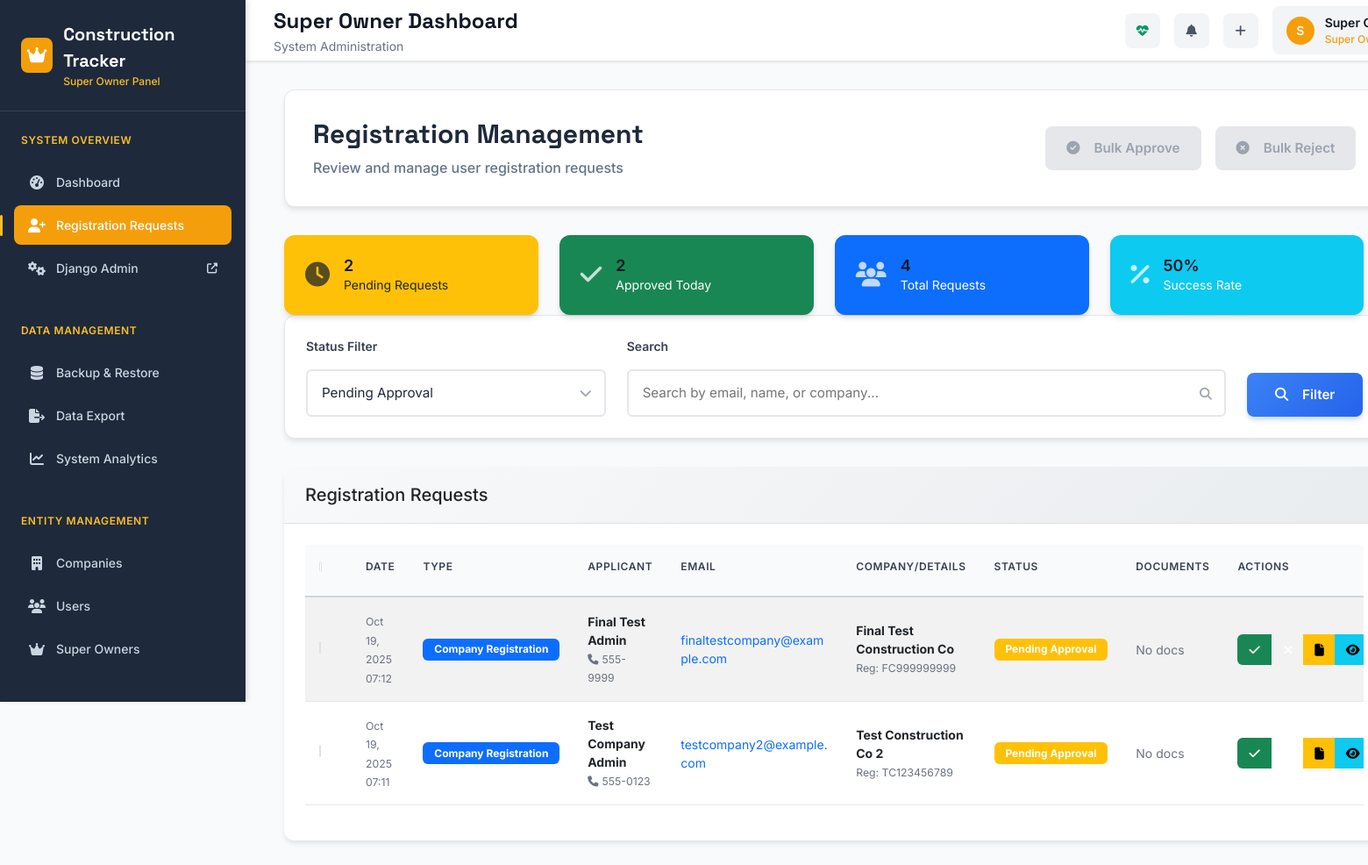
The app's page /super-owner/registrations/ (signed in), older data.
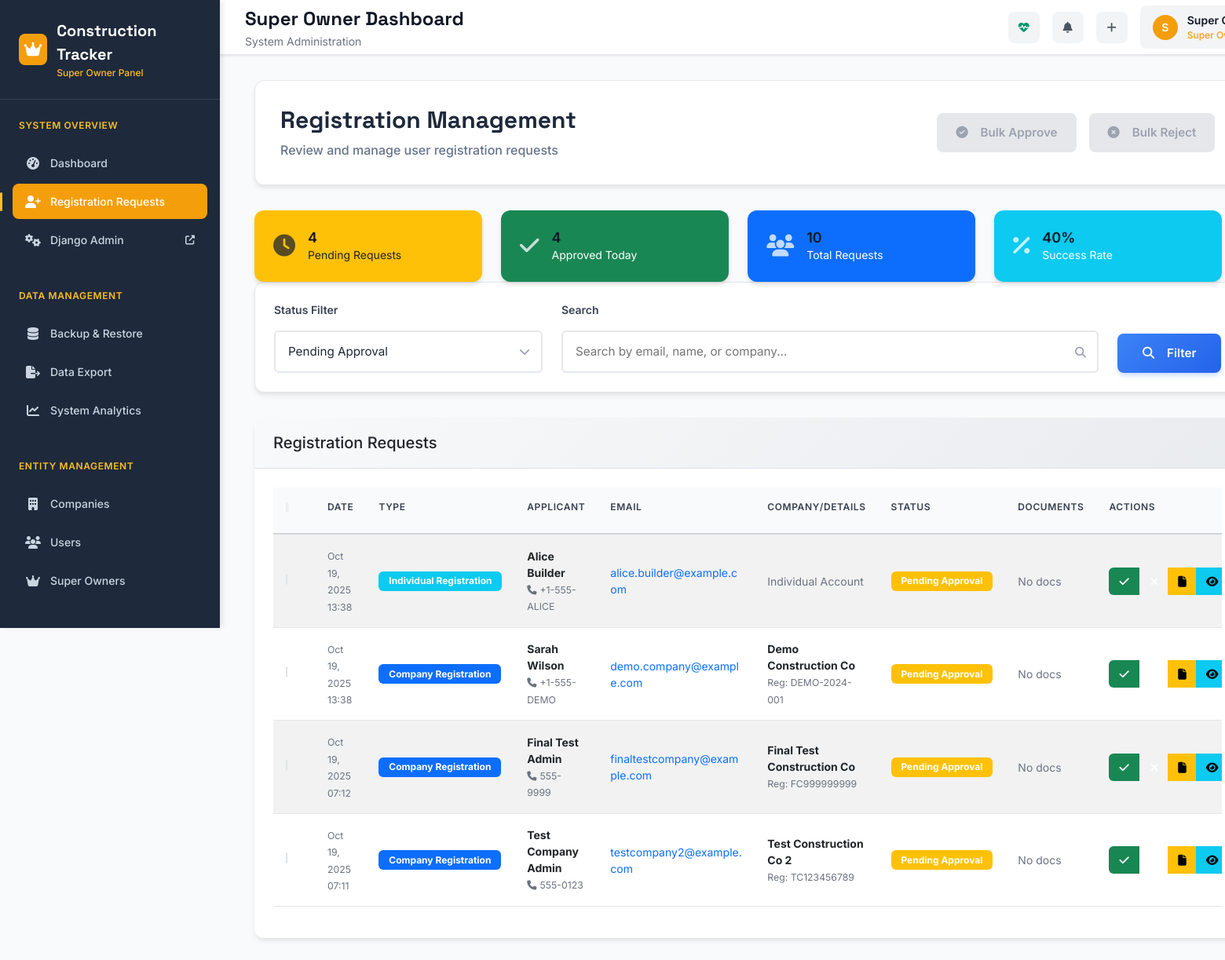
The same page, newer data.
### core/models.py (models this page shows, shortened)
class AccountActivationRequest(models.Model):
    REQUEST_TYPES = [
        ('company_registration', 'Company Registration'),
        ('individual_registration', 'Individual Registration'),
        ('user_invitation', 'User Invitation'),
        ('user_registration', 'User Registration'),
    ]
    STATUS_CHOICES = [
        ('pending', 'Pending Approval'),
        ('documents_required', 'Documents Required'),
        ('under_review', 'Under Review'),
        ('approved', 'Approved'),
        ('rejected', 'Rejected'),
        ('expired', 'Expired'),
    ]
    id = models.UUIDField(primary_key=True, default=uuid.uuid4, editable=False)
    request_type = models.CharField(max_length=30, choices=REQUEST_TYPES)
    status = models.CharField(max_length=20, choices=STATUS_CHOICES, default='pending')
    email = models.EmailField()
    username = models.CharField(max_length=150, blank=True)  # For login flexibility
    first_name = models.CharField(max_length=100)
    last_name = models.CharField(max_length=100)
    phone = models.CharField(max_length=20, blank=True)
    company_name = models.CharField(max_length=200, blank=True)
    company_description = models.TextField(blank=True)
    company_website = models.URLField(blank=True)
    company_address = models.TextField(blank=True)
    company_registration_number = models.CharField(max_length=100, blank=True)
    target_company = models.ForeignKey('Company', on_delete=models.CASCADE, null=True, blank=True)
    requested_role = models.CharField(max_length=100, blank=True)
    invited_by = models.ForeignKey(User, on_delete=models.SET_NULL, null=True, blank=True, related_name='sent_activation_requests')
    approved_by = models.ForeignKey(User, on_delete=models.SET_NULL, null=True, blank=True, related_name='approved_activation_requests')
    approved_at = models.DateTimeField(null=True, blank=True)
    rejection_reason = models.TextField(blank=True)
    activation_token = models.CharField(max_length=100, unique=True)
    expires_at = models.DateTimeField()
    created_at = models.DateTimeField(auto_now_add=True)
    updated_at = models.DateTimeField(auto_now=True)
    metadata = models.JSONField(default=dict, blank=True)
    class Meta:
        ordering = ['-created_at']
        indexes = [
            models.Index(fields=['status', 'created_at']),
            models.Index(fields=['email', 'status']),
            models.Index(fields=['activation_token']),
        ]

### core/backup_views.py (the view, shortened to what this page needs)
# urls.py: path('super-owner/registrations/', backup_views.super_owner_registration_management, name='super_owner_registrations'),
@login_required
def super_owner_registration_management(request):
    if not (hasattr(request.user, 'userprofile') and
            request.user.userprofile.is_super_owner() and
            request.user.super_owner_profile.can_activate_accounts):
        raise PermissionDenied("Access denied")
    status_filter = request.GET.get('status', 'pending')
    search_query = request.GET.get('search', '')
    requests = AccountActivationRequest.objects.select_related(
        'approved_by'
    ).prefetch_related('documents')
    if status_filter and status_filter != 'all':
        requests = requests.filter(status=status_filter)
    requests = requests.order_by('-created_at')
    from django.core.paginator import Paginator
    paginator = Paginator(requests, 25)
    page_obj = paginator.get_page(request.GET.get('page'))
    context = {
        'page_obj': page_obj,
        'status_filter': status_filter,
        'search_query': search_query,
        'status_choices': AccountActivationRequest.STATUS_CHOICES,
        'total_requests': AccountActivationRequest.objects.count(),
        'pending_requests': AccountActivationRequest.objects.filter(status='pending').count(),
        'approved_today': AccountActivationRequest.objects.filter(
            status='approved',
            approved_at__date=timezone.now().date()
        ).count(),
    }
    return render(request, 'core/super_owner/registration_management.html', context)

### core/models.py (called while the page is built)
    def is_super_owner(self):
        return hasattr(self.user, 'super_owner_profile')

### core/notification_service.py (called while the page is built)
    @staticmethod
    def get_unread_count(user: User, company: Company = None) -> int:
        queryset = Notification.objects.filter(recipient=user, read_at__isnull=True)
        if company:
            queryset = queryset.filter(company=company)
        return queryset.count()

### templates/core/super_owner/registration_management.html (shortened to what the changed rows need)
{% extends 'super_owner_base.html' %}
{% load static %}
{% block main_content %}
<div class="container-fluid">
    <div class="row">
        <div class="col-12">
            <div class="professional-header-container">
                <div class="header-content">
                    <div class="header-text">
                        <h1 class="header-title">Registration Management</h1>
                    </div>
                </div>
            </div>
            <div class="row mb-4">
                <div class="col-md-3">
                    <div class="card bg-warning text-dark">
                        <div class="card-body">
                            <div class="d-flex align-items-center">
                                <div>
                                    <h5 class="card-title mb-0">{{ pending_requests }}</h5>
                                    <p class="card-text mb-0">Pending Requests</p>
                                </div>
                            </div>
                        </div>
                    </div>
                </div>
                <div class="col-md-3">
                    <div class="card bg-success text-white">
                        <div class="card-body">
                            <div class="d-flex align-items-center">
                                <div>
                                    <h5 class="card-title mb-0">{{ approved_today }}</h5>
                                    <p class="card-text mb-0">Approved Today</p>
                                </div>
                            </div>
                        </div>
                    </div>
                </div>
                <div class="col-md-3">
                    <div class="card bg-primary text-white">
                        <div class="card-body">
                            <div class="d-flex align-items-center">
                                <div>
                                    <h5 class="card-title mb-0">{{ total_requests }}</h5>
                                    <p class="card-text mb-0">Total Requests</p>
                                </div>
                            </div>
                        </div>
                    </div>
                </div>
                <div class="col-md-3">
                    <div class="card bg-info text-white">
                        <div class="card-body">
                            <div class="d-flex align-items-center">
                                <div>
                                    <h5 class="card-title mb-0">
                                        {% widthratio approved_today total_requests 100 %}%
                                    </h5>
                                    <p class="card-text mb-0">Success Rate</p>
                                </div>
                            </div>
                        </div>
                    </div>
                </div>
            </div>
            <div class="card">
                <div class="card-body">
                    {% if page_obj %}
                    <div class="table-responsive">
                        <table class="table table-striped">
                            <thead>
                                <tr>
                                    <th>
                                        <div class="form-check">
                                            <input class="form-check-input" type="checkbox" id="selectAll">
                                        </div>
                                    </th>
                                    <th>Date</th>
                                    <th>Type</th>
                                    <th>Applicant</th>
                                    <th>Email</th>
                                    <th>Company/Details</th>
                                    <th>Status</th>
                                    <th>Documents</th>
                                    <th>Actions</th>
                                </tr>
                            </thead>
                            <tbody>
                                {% for request in page_obj %}
                                <tr>
                                    <td>
                                        <div class="form-check">
                                            <input class="form-check-input request-checkbox" type="checkbox"
                                                   value="{{ request.id }}" data-request-id="{{ request.id }}">
                                        </div>
                                    </td>
                                    <td>
                                        <small class="text-muted">{{ request.created_at|date:"M d, Y" }}</small><br>
                                        <small class="text-muted">{{ request.created_at|time:"H:i" }}</small>
                                    </td>
                                    <td>
                                        <span class="badge {% if request.request_type == 'company_registration' %}bg-primary{% else %}bg-info{% endif %}">
                                            {{ request.get_request_type_display }}
                                        </span>
                                    </td>
                                    <td>
                                        <strong>{{ request.first_name }} {{ request.last_name }}</strong><br>
                                        {% if request.phone %}
                                        <small class="text-muted">
                                            <i class="fas fa-phone me-1"></i>{{ request.phone }}
                                        </small>
                                        {% endif %}
                                    </td>
                                    <td>
                                        <a href="mailto:{{ request.email }}" class="text-decoration-none">
                                            {{ request.email }}
                                        </a>
                                    </td>
                                    <td>
                                        {% if request.company_name %}
                                        <strong>{{ request.company_name }}</strong><br>
                                        {% if request.company_registration_number %}
                                        <small class="text-muted">Reg: {{ request.company_registration_number }}</small>
                                        {% endif %}
                                        {% else %}
                                        <span class="text-muted">Individual Account</span>
                                        {% endif %}
                                    </td>
                                    <td>
                                        <span class="badge {% if request.status == 'pending' %}bg-warning{% elif request.status == 'approved' %}bg-success{% elif request.status == 'rejected' %}bg-danger{% elif request.status == 'under_review' %}bg-info{% elif request.status == 'documents_required' %}bg-secondary{% else %}bg-dark{% endif %}">
                                            {{ request.get_status_display }}
                                        </span>
                                    </td>
                                    <td>
                                        {% if request.documents.exists %}
                                        <span class="badge bg-primary">{{ request.documents.count }} docs</span>
                                        {% else %}
                                        <span class="text-muted">No docs</span>
                                        {% endif %}
                                    </td>
                                    <td>
                                        <div class="btn-group btn-group-sm" role="group">
                                            {% if request.status == 'pending' %}
                                            <button type="button" class="btn btn-success"
                                                    onclick="processRequest('{{ request.id }}', 'approve')"
                                                    title="Approve">
                                                <i class="fas fa-check"></i>
                                            </button>
                                            <button type="button" class="btn btn-danger"
                                                    onclick="processRequest('{{ request.id }}', 'reject')"
                                                    title="Reject">
                                                <i class="fas fa-times"></i>
                                            </button>
                                            <button type="button" class="btn btn-warning"
                                                    onclick="processRequest('{{ request.id }}', 'request_docs')"
                                                    title="Request Documents">
                                                <i class="fas fa-file"></i>
                                            </button>
                                            {% endif %}
                                            <button type="button" class="btn btn-info"
                                                    onclick="viewRequestDetails('{{ request.id }}')"
                                                    title="View Details">
                                                <i class="fas fa-eye"></i>
                                            </button>
                                        </div>
                                    </td>
                                </tr>
                                {% endfor %}
                            </tbody>
                        </table>
                    </div>
                    {% endif %}
                </div>
            </div>
        </div>
    </div>
</div>
{% endblock %}

Row changes from the older to the newer data that the page shows:
added AccountActivationRequest: created_at "Oct 19, 2025", created_at "13:38", request_type "Individual Registration", first_name "Alice", last_name "Builder", phone "+1-555-ALICE", email "alice.builder@example.com", company_name "Individual Account", status "Pending Approval", shows "No docs"
added AccountActivationRequest: created_at "Oct 19, 2025", created_at "13:38", request_type "Company Registration", first_name "Sarah", last_name "Wilson", phone "+1-555-DEMO", email "demo.company@example.com", company_name "Demo Construction Co", company_registration_number "DEMO-2024-001", status "Pending Approval", shows "No docs"
Text that changed along with them:
{{ pending_requests }}: "2" → "4"
{{ approved_today }}: "2" → "4"
{{ total_requests }}: "4" → "10"
text no longer shown: "50"
text now shown: "40"
